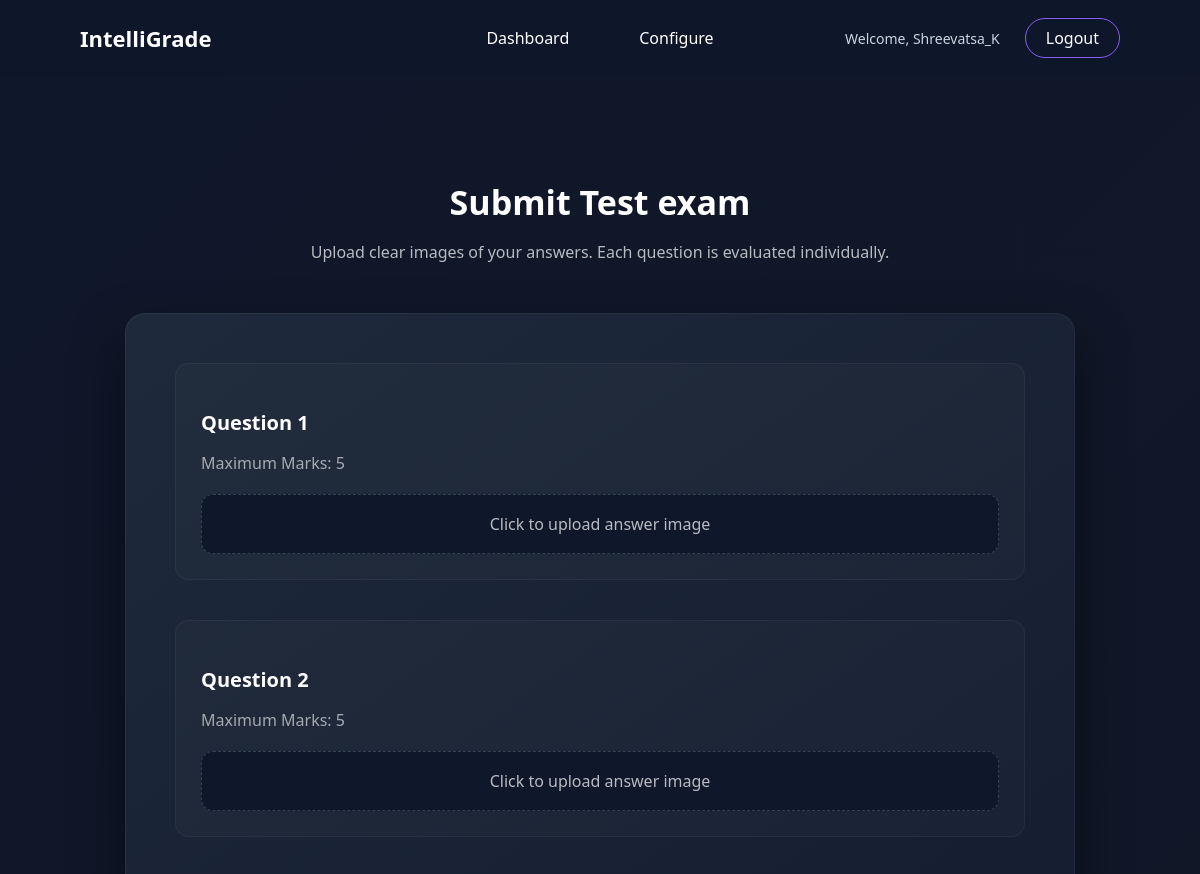
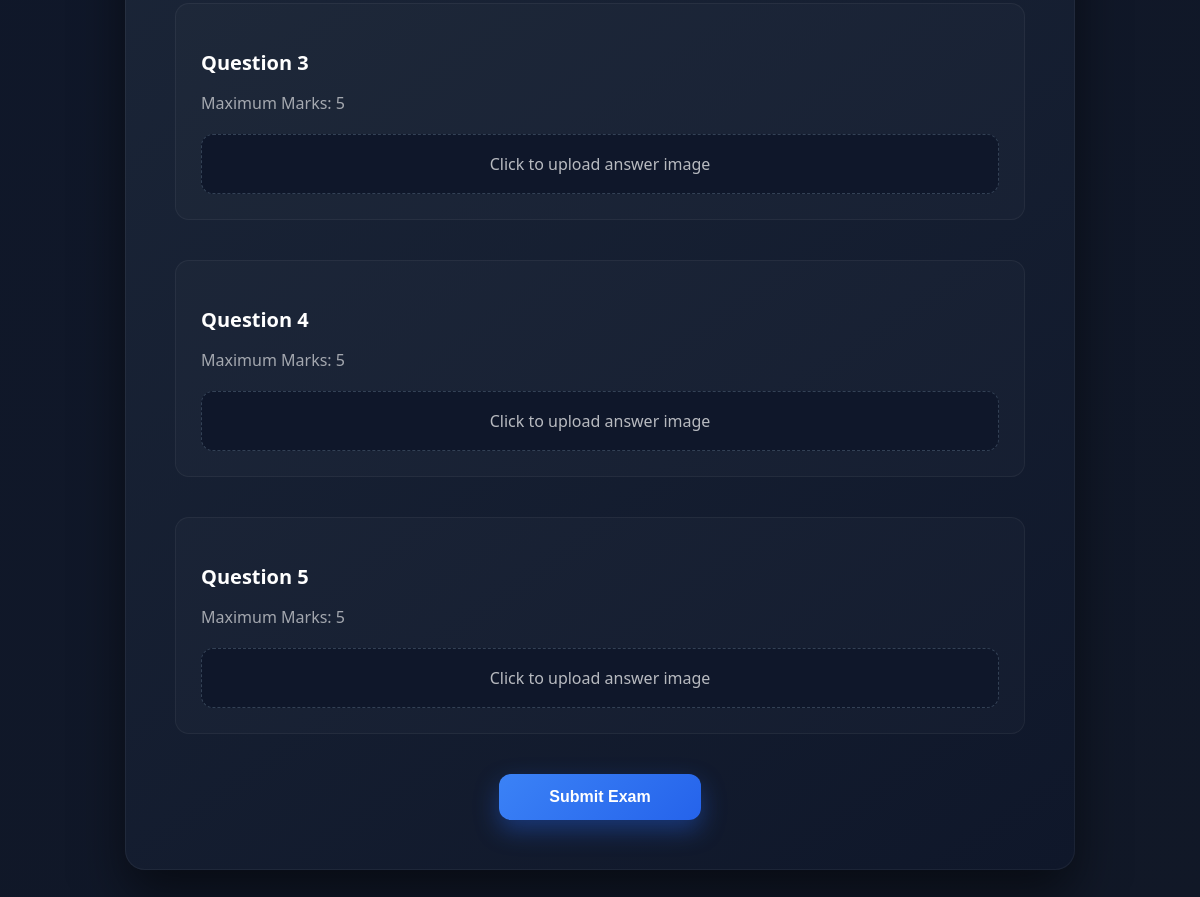
Screenshot of /exams/exam/3/submit/ (signed in) with the database file from the repository (2 pictures, top to bottom).
### accounts/models.py (models this page shows)
class User(AbstractUser):
    ROLE_CHOICES = (
        ('admin', 'Admin'),
        ('student', 'Student'),
    )
    role = models.CharField(max_length=20, choices=ROLE_CHOICES)

### exams/models.py (models this page shows, shortened)
class Exam(models.Model):
    name = models.CharField(max_length=100)
    total_marks = models.IntegerField()
    created_at = models.DateTimeField(auto_now_add=True)

class Question(models.Model):
    exam = models.ForeignKey(
        Exam,
        on_delete=models.CASCADE,
        related_name='questions'
    )
    question_code = models.CharField(max_length=10)  # 1A, 1B, 2A...
    max_marks = models.IntegerField()
    rubric = models.JSONField()

### exams/views.py (the view, shortened to what this page needs)
# urls.py: path('exam/<int:exam_id>/submit/', views.submit_exam, name='submit_exam'),
@login_required
def submit_exam(request, exam_id):
    exam = get_object_or_404(Exam, id=exam_id)
    existing_submission = Submission.objects.filter(
        student=request.user,
        exam=exam
    ).first()
    if existing_submission:
        return redirect('submission_detail', submission_id=existing_submission.id)
    return render(request, 'submit_exam.html', {'exam': exam})

### templates/submit_exam.html (shortened to what this page needs)
{% extends "base.html" %}
{% block content %}
<div style="padding:80px 20px; max-width:950px; margin:auto; color:white;">
    <div style="text-align:center; margin-bottom:50px;">
        <h1 style="font-size:34px; margin-bottom:10px;">
            Submit {{ exam.name }}
        </h1>
        <p style="opacity:0.7; font-size:16px;">
            Upload clear images of your answers. Each question is evaluated individually.
        </p>
    </div>
    <form method="POST" enctype="multipart/form-data"
          style="
            background: linear-gradient(145deg, #1e293b, #0f172a);
            padding:50px;
            border-radius:20px;
            box-shadow:
                0 25px 50px rgba(0,0,0,0.5),
                inset 0 0 0 1px rgba(255,255,255,0.05);
          ">
        {% for question in exam.questions.all %}
            <div style="
                margin-bottom:40px;
                padding:25px;
                border-radius:14px;
                background: rgba(255,255,255,0.02);
                border:1px solid rgba(255,255,255,0.05);
            ">
                <h3 style="margin-bottom:8px; font-size:20px;">
                    Question {{ question.question_code }}
                </h3>
                <p style="opacity:0.6; margin-bottom:20px;">
                    Maximum Marks: {{ question.max_marks }}
                </p>
                <label id="upload-box-{{ question.id }}" style="
                    display:block;
                    padding:18px;
                    border-radius:12px;
                    background:#0f172a;
                    border:1px dashed #334155;
                    text-align:center;
                    cursor:pointer;
                    transition: all 0.3s ease;
                ">
                    <span id="file-name-{{ question.id }}" style="opacity:0.7;">
                        Click to upload answer image
                    </span>
                </label>
            </div>
        {% endfor %}
        <div style="text-align:center; margin-top:30px;">
            <button type="submit"
                style="
                    padding:14px 50px;
                    font-size:16px;
                    font-weight:600;
                    border:none;
                    border-radius:12px;
                    background: linear-gradient(135deg, #3b82f6, #2563eb);
                    color:white;
                    cursor:pointer;
                    transition: all 0.3s ease;
                    box-shadow: 0 10px 25px rgba(37,99,235,0.4);
                "
                onmouseover="this.style.transform='translateY(-2px)'"
                onmouseout="this.style.transform='translateY(0px)'"
            >
                Submit Exam
            </button>
        </div>
    </form>
</div>
{% endblock %}

### templates/base.html (shortened to what this page needs)
{% load static %}
<!DOCTYPE html>
<html>
<head>
    <link rel="stylesheet" href="{% static 'css/style.css' %}">
</head>
<body>
<nav class="navbar">
    <div class="nav-left">
        <a href="/" class="logo">IntelliGrade</a>
    </div>
    {% if user.is_authenticated %}
    <div class="nav-center">
        <a href="{% url 'student_dashboard' %}" class="nav-link">
            Dashboard
        </a>
        {% if user.is_staff %}
        <a href="{% url 'configure_dashboard' %}" class="nav-link">
            Configure
        </a>
        {% endif %}
    </div>
    {% endif %}
    <div class="nav-right">
        {% if user.is_authenticated %}
            <span class="welcome-text">
                Welcome, {{ user.username }}
            </span>
            <a href="{% url 'logout' %}" class="btn-outline">
                Logout
            </a>
        {% endif %}
    </div>
</nav>
{% block content %}
{% endblock %}
</body>
</html>

### static/css/style.css (style rules this page uses)
html { scroll-behavior: smooth; }
body { margin: 0; font-family: 'Segoe UI', sans-serif; background: linear-gradient(135deg, #0f172a, #111827); color: white; }
.navbar { display: flex; align-items: center; justify-content: space-between; padding: 18px 80px; background: rgba(15, 23, 42, 0.9); backdrop-filter: blur(12px); position: sticky; top: 0; z-index: 100; }
.logo { font-size: 22px; font-weight: 700; color: white !important; text-decoration: none !important; }
.nav-center { display: flex; gap: 70px; }
.nav-link { text-decoration: none !important; color: white !important; font-size: 16px; font-weight: 500; transition: 0.3s ease; }
.nav-right { display: flex; align-items: center; gap: 25px; }
.welcome-text { color: #cbd5e1; font-size: 14px; }
.btn-outline { padding: 8px 20px; border-radius: 25px; border: 1px solid #8b5cf6; color: white !important; text-decoration: none !important; transition: 0.3s ease; }
.nav-center { position: absolute; left: 50%; transform: translateX(-50%); }

### rows the page displays
User: username "Shreevatsa_K"
Exam: name "Test exam"
Question: question_code "1", max_marks "5"
Question: question_code "2", max_marks "5"
Question: question_code "3", max_marks "5"
Question: question_code "4", max_marks "5"
Question: question_code "5", max_marks "5"
